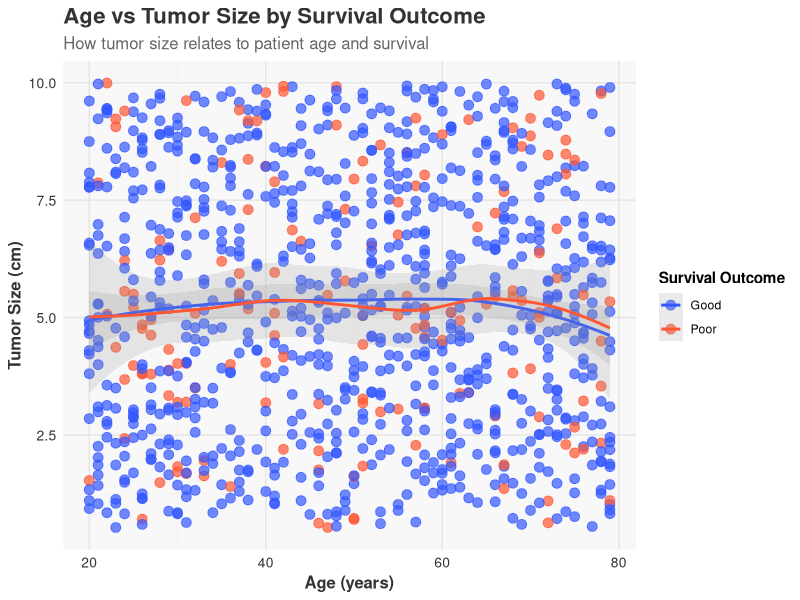
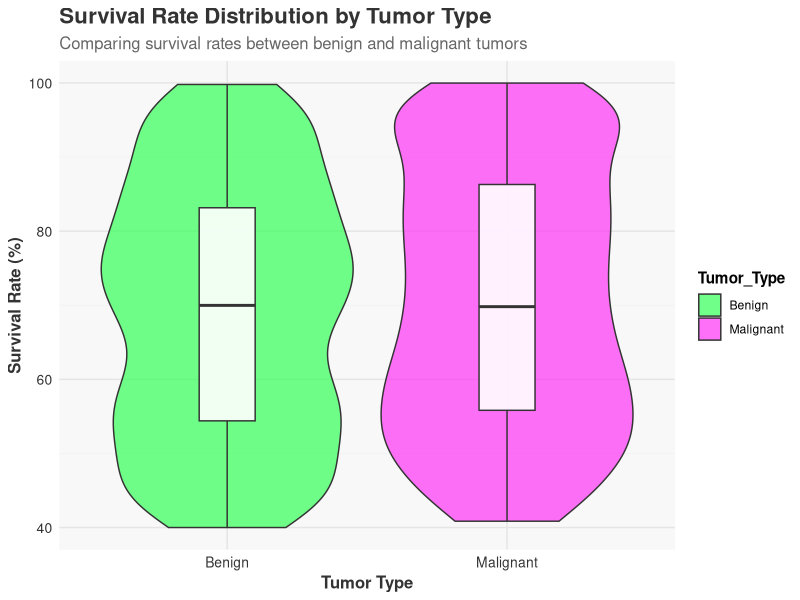
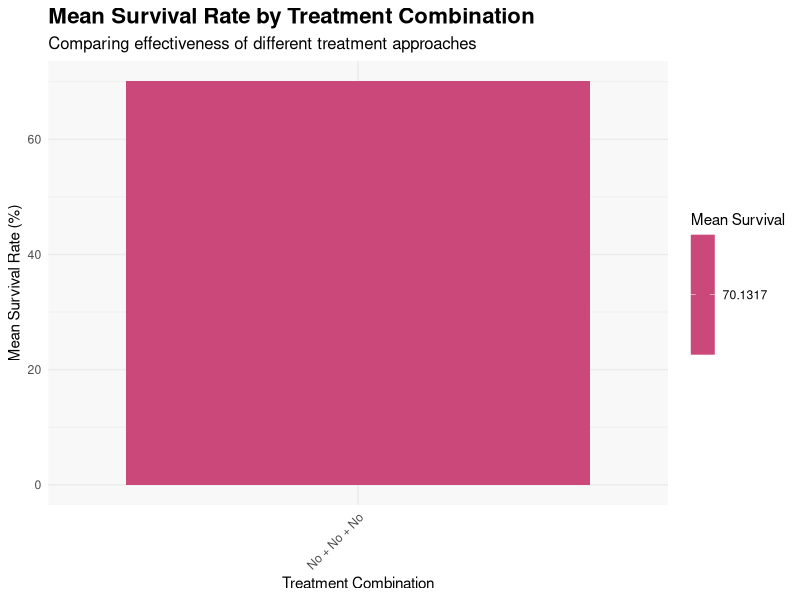
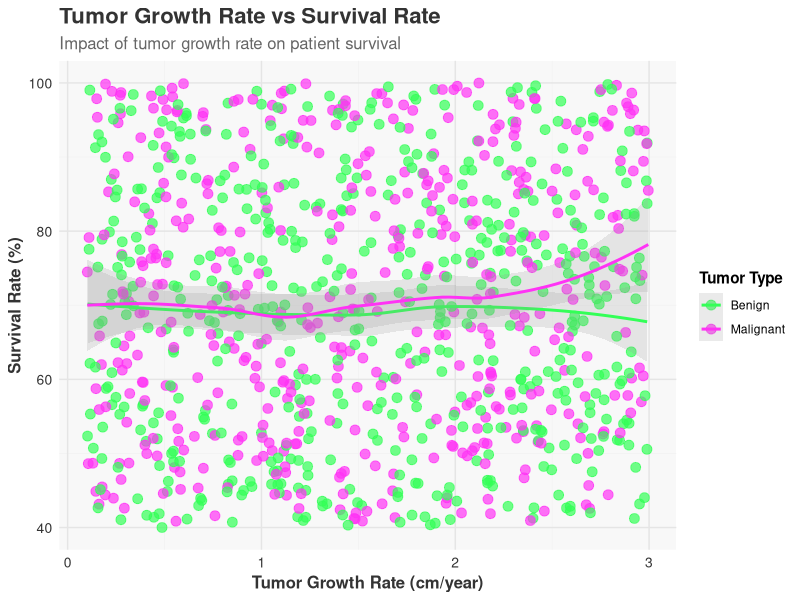
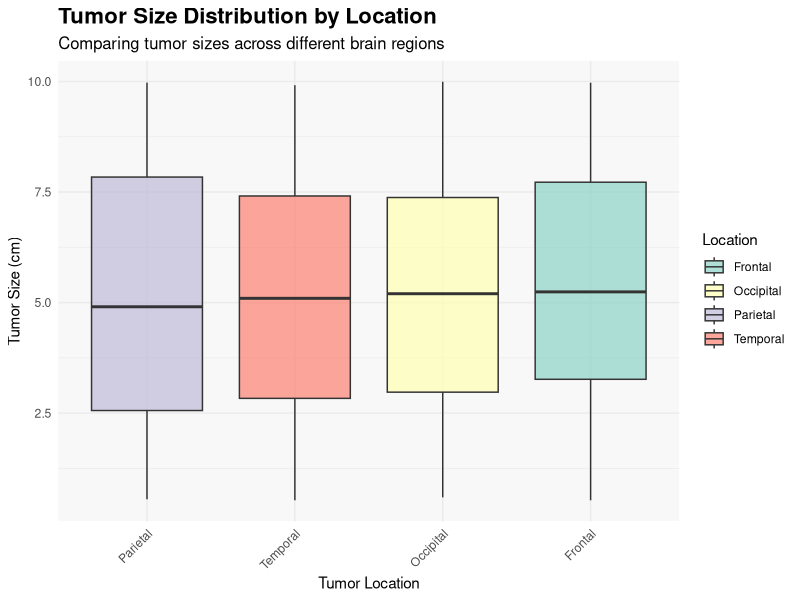
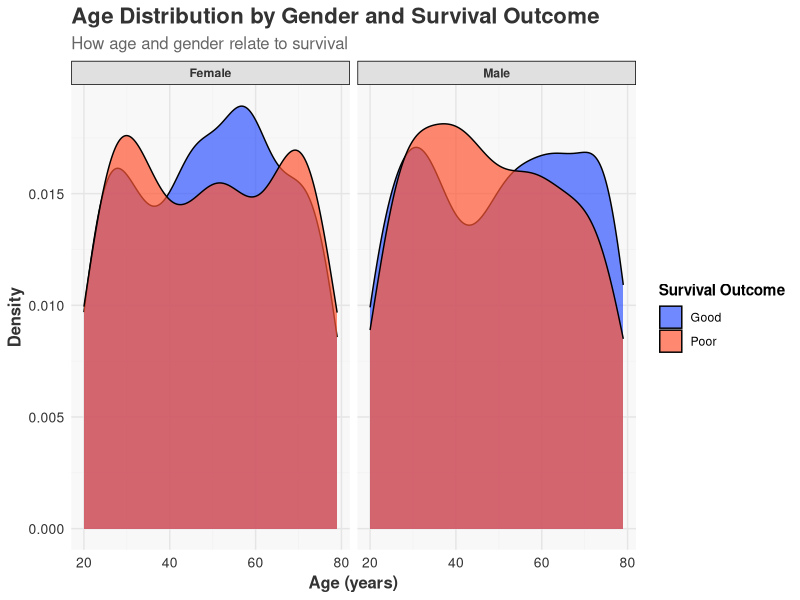
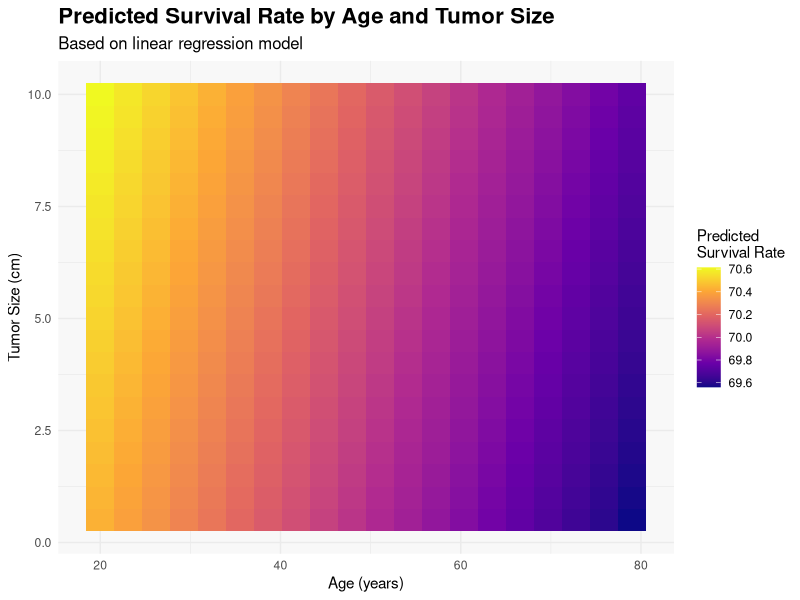
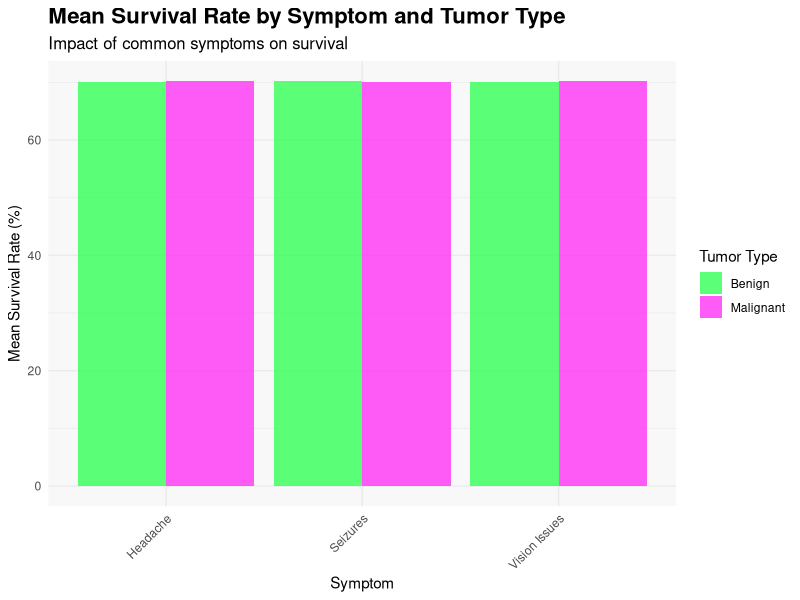

Recreate these plots in R, in order.
# Load required libraries
pkgs <- c("tidyverse", "ggplot2", "viridis", "RColorBrewer", "gridExtra", "GGally")
to_install <- pkgs[!pkgs %in% rownames(installed.packages())]
if (length(to_install) > 0) {
  install.packages(to_install, repos = "https://cran.rstudio.com/")
} else {
  message("✅ All required packages are already installed.")
}
invisible(lapply(pkgs, library, character.only = TRUE))

# Create directories
if (!dir.exists("plots/dataAnalysis")) {
  dir.create("plots/dataAnalysis", recursive = TRUE)
}
if (!dir.exists("output/dataAnalysis")) {
  dir.create("output/dataAnalysis", recursive = TRUE)
}

# Redirect output to file
sink("output/dataAnalysis/analysis_output.txt")

# Set a vibrant color palette
vibrant_colors <- c("#FF5733", "#33FF57", "#3357FF", "#FF33F5", "#F5FF33", "#33FFF5")
pastel_colors <- c("#FFB6C1", "#98FB98", "#ADD8E6", "#FFA07A", "#FFFACD", "#E6E6FA")
bold_colors <- c("#FF0000", "#00FF00", "#0000FF", "#FF00FF", "#FFFF00", "#00FFFF")

# Set a seed for reproducibility
set.seed(42)

# Load the dataset
data <- read.csv("data/processed/brain_tumor_data_clean.csv")

# Print basic summary
cat("Original Data Summary:\n")
cat("Dimensions:", dim(data), "\n")
cat("First few rows:\n")
print(head(data))

# --- Data Preprocessing ---
cat("\nCount of NA values per column:\n")
print(colSums(is.na(data)))

# Handle missing values
if (any(is.na(data))) {
  numeric_cols <- c("Age", "Tumor_Size", "Survival_Rate", "Tumor_Growth_Rate")
  for (col in numeric_cols) {
    if (any(is.na(data[[col]]))) {
      data[[col]][is.na(data[[col]])] <- median(data[[col]], na.rm = TRUE)
      cat("Filled NA values in", col, "with median\n")
    }
  }
  categorical_cols <- setdiff(names(data), c("Patient_ID", numeric_cols))
  for (col in categorical_cols) {
    if (any(is.na(data[[col]]))) {
      mode_val <- names(sort(table(data[[col]]), decreasing = TRUE))[1]
      data[[col]][is.na(data[[col]])] <- mode_val
      cat("Filled NA values in", col, "with mode:", mode_val, "\n")
    }
  }
}

# Check Survival_Binary values
cat("\nUnique values in Survival_Binary:", unique(data$Survival_Binary), "\n")

# Convert categorical variables to factors
data <- data %>%
  mutate(
    Survival_Binary = case_when(
      Survival_Binary == "0" ~ "Poor",
      Survival_Binary == "1" ~ "Good",
      TRUE ~ as.character(Survival_Binary)
    ),
    Survival_Binary = factor(Survival_Binary),
    Gender = factor(Gender),
    Tumor_Type = factor(Tumor_Type),
    Location = factor(Location),
    Histology = factor(Histology),
    Radiation_Treatment = ifelse(Radiation_Treatment == "1", "Yes", "No"),
    Surgery_Performed = ifelse(Surgery_Performed == "1", "Yes", "No"),
    Chemotherapy = ifelse(Chemotherapy == "1", "Yes", "No"),
    Family_History = ifelse(Family_History == "1", "Yes", "No"),
    Follow_Up_Required = ifelse(Follow_Up_Required == "1", "Yes", "No"),
    MRI_Result = factor(MRI_Result),
    Symptom_1 = factor(Symptom_1),
    Symptom_2 = factor(Symptom_2),
    Symptom_3 = factor(Symptom_3)
  )

cat("\nSurvival_Binary levels after conversion:", levels(data$Survival_Binary), "\n")

# Remove Patient_ID
data <- data %>% select(-Patient_ID)

# Print summary after preprocessing
cat("\nData After Preprocessing:\n")
cat("Dimensions:", dim(data), "\n")
print(summary(data))

# Sample data for visualization
max_points <- 1000
if (nrow(data) > max_points) {
  cat("\nSampling", max_points, "rows for clearer visualization\n")
  data_sample <- data %>% sample_n(max_points)
} else {
  data_sample <- data
}

# --- Visualization Theme ---
create_vibrant_theme <- function() {
  theme_minimal() +
    theme(
      plot.background = element_rect(fill = "white", color = NA),
      panel.background = element_rect(fill = "#F8F8F8", color = NA),
      panel.grid.major = element_line(color = "gray90"),
      panel.grid.minor = element_line(color = "gray95"),
      plot.title = element_text(face = "bold", size = 16, color = "#333333"),
      plot.subtitle = element_text(size = 12, color = "#666666"),
      axis.title = element_text(face = "bold", size = 12, color = "#333333"),
      axis.text = element_text(size = 10, color = "#333333"),
      legend.background = element_rect(fill = "white", color = NA),
      legend.key = element_rect(fill = "white"),
      legend.title = element_text(face = "bold"),
      strip.background = element_rect(fill = "#E0E0E0"),
      strip.text = element_text(face = "bold", color = "#333333")
    )
}

# --- Visualizations ---

# 1. Age vs Tumor Size by Survival Outcome
p1 <- ggplot(data_sample, aes(x = Age, y = Tumor_Size, color = Survival_Binary)) +
  geom_point(alpha = 0.7, size = 3) +
  geom_smooth(method = "loess", se = TRUE, alpha = 0.2) +
  scale_color_manual(values = c("Poor" = "#FF5733", "Good" = "#3357FF")) +
  labs(
    title = "Age vs Tumor Size by Survival Outcome",
    subtitle = "How tumor size relates to patient age and survival",
    x = "Age (years)",
    y = "Tumor Size (cm)",
    color = "Survival Outcome"
  ) +
  create_vibrant_theme()
ggsave("plots/dataAnalysis/age_vs_tumor_size_survival.png", p1, width = 10, height = 7, bg = "white")

# 2. Survival Rate Distribution by Tumor Type
p2 <- ggplot(data_sample, aes(x = Tumor_Type, y = Survival_Rate, fill = Tumor_Type)) +
  geom_violin(alpha = 0.7, scale = "width") +
  geom_boxplot(width = 0.2, alpha = 0.9, fill = "white") +
  scale_fill_manual(values = c("Benign" = "#33FF57", "Malignant" = "#FF33F5")) +
  labs(
    title = "Survival Rate Distribution by Tumor Type",
    subtitle = "Comparing survival rates between benign and malignant tumors",
    x = "Tumor Type",
    y = "Survival Rate (%)"
  ) +
  create_vibrant_theme()
ggsave("plots/dataAnalysis/survival_rate_by_tumor_type.png", p2, width = 10, height = 7, bg = "white")

# 3. Mean Survival Rate by Treatment Combination
treatment_data <- data %>%
  group_by(Surgery_Performed, Radiation_Treatment, Chemotherapy) %>%
  summarize(
    Mean_Survival = mean(Survival_Rate, na.rm = TRUE),
    Count = n(),
    .groups = "drop"
  ) %>%
  filter(Count >= 5)
treatment_data$Treatment_Combo <- paste(
  treatment_data$Surgery_Performed,
  treatment_data$Radiation_Treatment,
  treatment_data$Chemotherapy,
  sep = " + "
)
p3 <- ggplot(treatment_data, aes(x = reorder(Treatment_Combo, Mean_Survival), y = Mean_Survival, fill = Mean_Survival)) +
  geom_bar(stat = "identity") +
  scale_fill_viridis_c(option = "plasma") +
  labs(
    title = "Mean Survival Rate by Treatment Combination",
    subtitle = "Comparing effectiveness of different treatment approaches",
    x = "Treatment Combination",
    y = "Mean Survival Rate (%)",
    fill = "Mean Survival"
  ) +
  theme_minimal() +
  theme(
    plot.background = element_rect(fill = "white", color = NA),
    panel.background = element_rect(fill = "#F8F8F8", color = NA),
    axis.text.x = element_text(angle = 45, hjust = 1),
    plot.title = element_text(face = "bold", size = 16),
    plot.subtitle = element_text(size = 12)
  )
ggsave("plots/dataAnalysis/treatment_effectiveness.png", p3, width = 12, height = 7, bg = "white")

# 4. Tumor Growth Rate vs Survival Rate by Tumor Type
p4 <- ggplot(data_sample, aes(x = Tumor_Growth_Rate, y = Survival_Rate, color = Tumor_Type)) +
  geom_point(alpha = 0.7, size = 3) +
  geom_smooth(method = "loess", se = TRUE, alpha = 0.2) +
  scale_color_manual(values = c("Benign" = "#33FF57", "Malignant" = "#FF33F5")) +
  labs(
    title = "Tumor Growth Rate vs Survival Rate",
    subtitle = "Impact of tumor growth rate on patient survival",
    x = "Tumor Growth Rate (cm/year)",
    y = "Survival Rate (%)",
    color = "Tumor Type"
  ) +
  create_vibrant_theme()
ggsave("plots/dataAnalysis/growth_vs_survival_by_type.png", p4, width = 10, height = 7, bg = "white")

# 5. Tumor Size Distribution by Location
p5 <- ggplot(data_sample, aes(x = reorder(Location, Tumor_Size, FUN = median), y = Tumor_Size, fill = Location)) +
  geom_boxplot(alpha = 0.7) +
  scale_fill_brewer(palette = "Set3") +
  labs(
    title = "Tumor Size Distribution by Location",
    subtitle = "Comparing tumor sizes across different brain regions",
    x = "Tumor Location",
    y = "Tumor Size (cm)"
  ) +
  theme_minimal() +
  theme(
    plot.background = element_rect(fill = "white", color = NA),
    panel.background = element_rect(fill = "#F8F8F8", color = NA),
    axis.text.x = element_text(angle = 45, hjust = 1),
    plot.title = element_text(face = "bold", size = 16),
    plot.subtitle = element_text(size = 12)
  )
ggsave("plots/dataAnalysis/tumor_size_by_location.png", p5, width = 12, height = 7, bg = "white")

# 6. Age Distribution by Gender and Survival Outcome
p6 <- ggplot(data_sample, aes(x = Age, fill = Survival_Binary)) +
  geom_density(alpha = 0.7) +
  facet_wrap(~Gender) +
  scale_fill_manual(values = c("Poor" = "#FF5733", "Good" = "#3357FF")) +
  labs(
    title = "Age Distribution by Gender and Survival Outcome",
    subtitle = "How age and gender relate to survival",
    x = "Age (years)",
    y = "Density",
    fill = "Survival Outcome"
  ) +
  create_vibrant_theme()
ggsave("plots/dataAnalysis/age_distribution_by_gender_survival.png", p6, width = 10, height = 7, bg = "white")

# 7. Predicted Survival Rate by Age and Tumor Size
tryCatch({
  model <- lm(Survival_Rate ~ Age + Tumor_Size + Tumor_Growth_Rate + Tumor_Type, data = data)
  age_range <- seq(min(data$Age), max(data$Age), length.out = 20)
  size_range <- seq(min(data$Tumor_Size), max(data$Tumor_Size), length.out = 20)
  prediction_grid <- expand.grid(
    Age = age_range,
    Tumor_Size = size_range,
    Tumor_Growth_Rate = median(data$Tumor_Growth_Rate),
    Tumor_Type = factor("Malignant", levels = levels(data$Tumor_Type))
  )
  prediction_grid$Predicted_Survival <- predict(model, newdata = prediction_grid)
  p7 <- ggplot(prediction_grid, aes(x = Age, y = Tumor_Size, fill = Predicted_Survival)) +
    geom_tile() +
    scale_fill_viridis_c(option = "plasma", name = "Predicted\nSurvival Rate") +
    labs(
      title = "Predicted Survival Rate by Age and Tumor Size",
      subtitle = "Based on linear regression model",
      x = "Age (years)",
      y = "Tumor Size (cm)"
    ) +
    theme_minimal() +
    theme(
      plot.background = element_rect(fill = "white", color = NA),
      panel.background = element_rect(fill = "#F8F8F8", color = NA),
      plot.title = element_text(face = "bold", size = 16),
      plot.subtitle = element_text(size = 12)
    )
  ggsave("plots/dataAnalysis/survival_prediction_heatmap.png", p7, width = 10, height = 8, bg = "white")
  cat("\nSurvival Prediction Model Summary:\n")
  print(summary(model))
}, error = function(e) {
  cat("Could not create survival prediction model:", e$message, "\n")
})

# 8. Mean Survival Rate by Symptom and Tumor Type
symptom_counts <- c(table(data$Symptom_1), table(data$Symptom_2), table(data$Symptom_3))
symptom_counts <- sort(symptom_counts, decreasing = TRUE)
top_symptoms <- names(symptom_counts)[1:min(5, length(symptom_counts))]
symptom_data <- data.frame(
  Symptom = c(as.character(data$Symptom_1), as.character(data$Symptom_2), as.character(data$Symptom_3)),
  Tumor_Type = rep(as.character(data$Tumor_Type), 3),
  Survival_Rate = rep(data$Survival_Rate, 3)
)
symptom_data <- symptom_data %>%
  filter(Symptom %in% top_symptoms & !is.na(Symptom))
symptom_summary <- symptom_data %>%
  group_by(Symptom, Tumor_Type) %>%
  summarize(
    Mean_Survival = mean(Survival_Rate, na.rm = TRUE),
    Count = n(),
    .groups = "drop"
  ) %>%
  filter(Count >= 5)
p8 <- ggplot(symptom_summary, aes(x = reorder(Symptom, Mean_Survival), y = Mean_Survival, fill = Tumor_Type)) +
  geom_bar(stat = "identity", position = "dodge", alpha = 0.8) +
  scale_fill_manual(values = c("Benign" = "#33FF57", "Malignant" = "#FF33F5")) +
  labs(
    title = "Mean Survival Rate by Symptom and Tumor Type",
    subtitle = "Impact of common symptoms on survival",
    x = "Symptom",
    y = "Mean Survival Rate (%)",
    fill = "Tumor Type"
  ) +
  theme_minimal() +
  theme(
    plot.background = element_rect(fill = "white", color = NA),
    panel.background = element_rect(fill = "#F8F8F8", color = NA),
    axis.text.x = element_text(angle = 45, hjust = 1),
    plot.title = element_text(face = "bold", size = 16),
    plot.subtitle = element_text(size = 12)
  )
ggsave("plots/dataAnalysis/symptom_impact_analysis.png", p8, width = 12, height = 7, bg = "white")

# 9. Numeric Variables Relationships
tryCatch({
  pair_data <- data_sample %>%
    select(Age, Tumor_Size, Survival_Rate, Tumor_Growth_Rate, Survival_Binary)
  p9 <- ggpairs(pair_data,
                columns = 1:4,
                aes(color = Survival_Binary),
                upper = list(continuous = "density", combo = "box_no_facet"),
                lower = list(continuous = "points", combo = "dot_no_facet"),
                diag = list(continuous = "densityDiag"),
                axisLabels = "show") +
    scale_color_manual(values = c("Poor" = "#FF5733", "Good" = "#3357FF")) +
    scale_fill_manual(values = c("Poor" = "#FF5733", "Good" = "#3357FF")) +
    labs(title = "Relationships Between Key Numeric Variables",
         subtitle = "Colored by survival outcome") +
    theme_minimal() +
    theme(
      plot.background = element_rect(fill = "white", color = NA),
      panel.background = element_rect(fill = "#F8F8F8", color = NA),
      plot.title = element_text(face = "bold", size = 16),
      plot.subtitle = element_text(size = 12)
    )
  ggsave("plots/dataAnalysis/numeric_variables_relationships.png", p9, width = 12, height = 10, bg = "white")
}, error = function(e) {
  cat("Could not create pairplot:", e$message, "\n")
})

# --- Key Correlations ---
cat("\n--- KEY CORRELATIONS ---\n")
safe_cor <- function(x, y, group = NULL) {
  tryCatch({
    if (is.null(group)) {
      result <- cor(x, y, use = "pairwise.complete.obs")
    } else {
      result <- cor(x[group], y[group], use = "pairwise.complete.obs")
    }
    return(result)
  }, error = function(e) {
    return(NA)
  })
}
cat("Age vs Tumor Size: ", safe_cor(data$Age, data$Tumor_Size), "\n")
cat("Age vs Survival Rate: ", safe_cor(data$Age, data$Survival_Rate), "\n")
cat("Tumor Size vs Survival Rate: ", safe_cor(data$Tumor_Size, data$Survival_Rate), "\n")
cat("Tumor Growth Rate vs Survival Rate: ", safe_cor(data$Tumor_Growth_Rate, data$Survival_Rate), "\n")
if (sum(data$Survival_Binary == "Poor", na.rm = TRUE) > 5) {
  poor_indices <- which(data$Survival_Binary == "Poor")
  cat("\nCorrelations for Poor Survival group:\n")
  cat("Age vs Tumor Size: ", safe_cor(data$Age, data$Tumor_Size, poor_indices), "\n")
  cat("Tumor Size vs Survival Rate: ", safe_cor(data$Tumor_Size, data$Survival_Rate, poor_indices), "\n")
}
if (sum(data$Survival_Binary == "Good", na.rm = TRUE) > 5) {
  good_indices <- which(data$Survival_Binary == "Good")
  cat("\nCorrelations for Good Survival group:\n")
  cat("Age vs Tumor Size: ", safe_cor(data$Age, data$Tumor_Size, good_indices), "\n")
  cat("Tumor Size vs Survival Rate: ", safe_cor(data$Tumor_Size, data$Survival_Rate, good_indices), "\n")
}

cat("\nAll visualizations saved to plots/dataAnalysis directory.\n")

# Close the sink
sink()